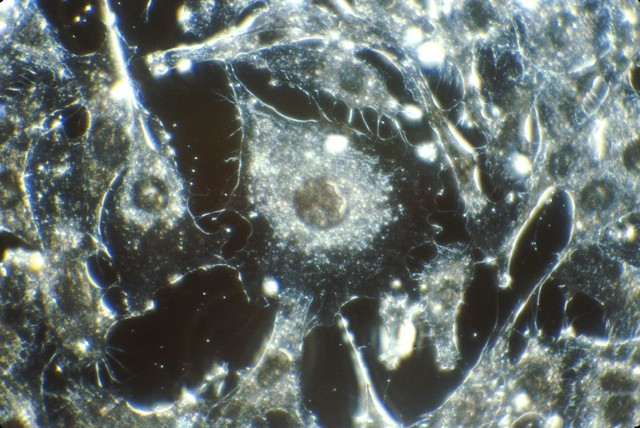
#> input picture benchmarks/real_image/assets/nci_cancer_cells_public_domain_640.jpg, 640 x 428 px
$ python global_near_duplicate.py ../../benchmarks/real_image/assets
#> lines starting #> are read from the running program, lines starting #| are printed output that depends on the picture
### detectors/image/image_io.py
"""Image loading helpers for biomedical detector inputs."""

from __future__ import annotations

from typing import Any


HIGH_BIT_DEPTH_MODES = {"I;16", "I;16B", "I;16L", "I;16N", "I", "F"}
DEFAULT_MAX_FRAMES = 64


def normalized_rgb_frame(img: Any) -> Any:
    """Return an 8-bit RGB image while preserving contrast for the current frame."""
    if img.mode in HIGH_BIT_DEPTH_MODES:
        from PIL import Image

        try:
            import numpy as np
        except Exception:  # noqa: BLE001 - keep a conservative fallback if runtime deps are incomplete.
            gray = img.convert("F")
            low, high = gray.getextrema()
            if high is None or low is None or high <= low:
                return Image.new("RGB", img.size, (0, 0, 0))
            from PIL import ImageMath

            scale = 255.0 / (high - low)
            eval_image_math = ImageMath.unsafe_eval if hasattr(ImageMath, "unsafe_eval") else ImageMath.eval
            scaled = eval_image_math('convert((a - low) * scale, "L")', a=gray, low=low, scale=scale)
            return scaled.convert("L").convert("RGB")

        array = np.asarray(img.convert("F"), dtype=np.float32)
        finite = array[np.isfinite(array)]
        if finite.size == 0:
            return Image.new("RGB", img.size, (0, 0, 0))
        low, high = np.percentile(finite, [1, 99])
        if high <= low:
            low = float(finite.min())
            high = float(finite.max())
        if high <= low:
            return Image.new("RGB", img.size, (0, 0, 0))
        scaled = np.clip((array - low) * (255.0 / (high - low)), 0, 255).astype(np.uint8)
        return Image.fromarray(scaled, mode="L").convert("RGB")
    return img.convert("RGB")


def normalized_rgb(img: Any) -> Any:
    """Return an 8-bit RGB image from the first frame while preserving contrast."""
    try:
        img.seek(0)
    except Exception:  # noqa: BLE001 - single-frame images do not support seek.
        pass
    return normalized_rgb_frame(img)


def normalized_frame_inventory(
    img: Any,
    max_frames: int = DEFAULT_MAX_FRAMES,
) -> tuple[list[tuple[str, Any]], int, bool]:
    """Return normalized frames plus total/truncation metadata.

    The frame label is empty for single-frame files and ``#frameNNNN`` for
    multi-frame files so downstream detectors can keep frame-level provenance.
    """

    try:
        from PIL import ImageSequence
    except Exception:  # noqa: BLE001 - Pillow always provides this in normal installs.
        return [("", normalized_rgb(img))], 1, False

    n_frames = int(getattr(img, "n_frames", 1) or 1)
    if n_frames <= 1:
        return [("", normalized_rgb(img))], n_frames, False

    frames: list[tuple[str, Any]] = []
    for idx, frame in enumerate(ImageSequence.Iterator(img)):
        if idx >= max_frames:
            break
        frames.append((f"#frame{idx:04d}", normalized_rgb_frame(frame.copy())))
    return frames, n_frames, n_frames > len(frames)


# [4 lines left out: function iter_normalized_frames, not called in this run]

### detectors/image/global_near_duplicate.py
#!/usr/bin/env python3
"""Global image near-duplicate detector using multiple hashes and D4 transforms."""

from __future__ import annotations

import argparse
import json
import math
from pathlib import Path
from typing import Any

ROOT = Path(__file__).resolve().parents[2]

from detectors.image.image_io import DEFAULT_MAX_FRAMES, normalized_frame_inventory


IMAGE_EXTS = {".png", ".jpg", ".jpeg", ".tif", ".tiff", ".bmp", ".webp"}
TRANSFORMS = {
    "identity": None,
    "rot90": "ROTATE_90",
    "rot180": "ROTATE_180",
    "rot270": "ROTATE_270",
    "flip_h": "FLIP_LEFT_RIGHT",
    "flip_v": "FLIP_TOP_BOTTOM",
    "transpose": "TRANSPOSE",
    "transverse": "TRANSVERSE",
}
MIN_INFORMATION_STDDEV = 1.0
MIN_INFORMATION_ENTROPY = 0.25
MIN_HASH_METHOD_AGREEMENT = 2


def hamming(left: int, right: int) -> int:
    return bin(left ^ right).count("1")


def average_hash(img: Any, hash_size: int = 8) -> int:
    small = img.convert("L").resize((hash_size, hash_size))
    pixels = list(small.tobytes())
    avg = sum(pixels) / len(pixels)
    bits = 0
    for idx, value in enumerate(pixels):
        if value >= avg:
            bits |= 1 << idx
    return bits


def difference_hash(img: Any, hash_size: int = 8) -> int:
    small = img.convert("L").resize((hash_size + 1, hash_size))
    pixels = list(small.tobytes())
    bits = 0
    for y in range(hash_size):
        row = pixels[y * (hash_size + 1):(y + 1) * (hash_size + 1)]
        for x in range(hash_size):
            if row[x] > row[x + 1]:
                bits |= 1 << (y * hash_size + x)
    return bits


def dct_1d(values: list[float]) -> list[float]:
    n = len(values)
    result = []
    factor = math.pi / n
    for k in range(n):
        total = 0.0
        for i, value in enumerate(values):
            total += value * math.cos((i + 0.5) * k * factor)
        result.append(total)
    return result


def perceptual_hash(img: Any, hash_size: int = 8, highfreq_factor: int = 4) -> int:
    size = hash_size * highfreq_factor
    small = img.convert("L").resize((size, size))
    pixels = list(small.tobytes())
    rows = [dct_1d([float(v) for v in pixels[y * size:(y + 1) * size]]) for y in range(size)]
    coeffs = []
    for x in range(size):
        col = dct_1d([rows[y][x] for y in range(size)])
        coeffs.append(col)
    low = []
    for y in range(hash_size):
        for x in range(hash_size):
            if x == 0 and y == 0:
                continue
            low.append(coeffs[x][y])
    median = sorted(low)[len(low) // 2]
    bits = 0
    for idx, value in enumerate(low):
        if value >= median:
            bits |= 1 << idx
    return bits


def hash_bundle(img: Any, hash_size: int) -> dict[str, int]:
    return {
        "average_hash": average_hash(img, hash_size),
        "difference_hash": difference_hash(img, hash_size),
        "perceptual_hash": perceptual_hash(img, hash_size),
    }


def information_profile(img: Any) -> dict[str, Any]:
    from PIL import ImageStat

    gray = img.convert("L")
    if max(gray.size) > 512:
        gray.thumbnail((512, 512))
    stddev = float(ImageStat.Stat(gray).stddev[0])
    entropy = float(gray.entropy())
    low_information = stddev < MIN_INFORMATION_STDDEV and entropy < MIN_INFORMATION_ENTROPY
    return {
        "luminance_stddev": round(stddev, 4),
        "luminance_entropy": round(entropy, 4),
        "low_information": low_information,
    }


def transformed(img: Any, transform_name: str) -> Any:
    if transform_name == "identity":
        return img.copy()
    from PIL import Image

    transpose_name = TRANSFORMS[transform_name]
    assert transpose_name is not None
    return img.transpose(getattr(Image.Transpose, transpose_name))


def collect_images(root: Path) -> list[Path]:
    return [
        path for path in sorted(root.rglob("*"))
        if not path.is_symlink() and path.is_file() and path.suffix.lower() in IMAGE_EXTS
    ]


def connected_components(nodes: list[str], edges: list[dict[str, Any]]) -> list[list[str]]:
    adjacency: dict[str, set[str]] = {node: set() for node in nodes}
    for edge in edges:
        adjacency[edge["left"]].add(edge["right"])
        adjacency[edge["right"]].add(edge["left"])

    components: list[list[str]] = []
    seen: set[str] = set()
    for node in nodes:
        if node in seen or not adjacency[node]:
            continue
        stack = [node]
        component = []
        seen.add(node)
        while stack:
            current = stack.pop()
            component.append(current)
            for neighbor in sorted(adjacency[current]):
                if neighbor not in seen:
                    seen.add(neighbor)
                    stack.append(neighbor)
        components.append(sorted(component))
    return components


def cluster_candidates(edges: list[dict[str, Any]], nodes: list[str], threshold: int) -> list[dict[str, Any]]:
    candidates: list[dict[str, Any]] = []
    for component in connected_components(nodes, edges):
        component_edges = [
            edge for edge in edges
            if edge["left"] in component and edge["right"] in component
        ]
        representative = min(component_edges, key=lambda item: (item["best_hamming_distance"], item["left"], item["right"]))
        candidate_id = f"IMGCLUSTER-{len(candidates) + 1:04d}"
        candidates.append({
            "candidate_id": candidate_id,
            "detector": "image.global_near_duplicate",
            "candidate_type": "image_reuse_cluster",
            "locations": component,
            "evidence": {
                "cluster_id": candidate_id,
                "members": component,
                "edges": component_edges,
                "representative_edge": representative,
                "threshold": threshold,
            },
            "evidence_strength": "candidate",
            "risk_suggestion": "R2_or_R3_pending_context",
            "risk_cap_tags": ["image_similarity_candidate", "global_image_similarity", "image_reuse_cluster"],
            "benign_explanations": [
                "same field or membrane intentionally reused with disclosure",
                "adjacent crop or shared source image",
                "figure assembly placeholder or export artifact",
            ],
            "required_materials": [
                "original image files",
                "acquisition metadata",
                "figure assembly file",
                "sample or lane map",
            ],
            "recommended_action": "Inspect the image cluster against raw images and sample identity before risk escalation.",
            "requires_contextual_calibration": True,
        })
    return candidates


def scan(root: Path, threshold: int, hash_size: int) -> dict[str, Any]:
#> called with threshold = 6, hash_size = 8
    try:
        from PIL import Image
    except ImportError as exc:
        raise SystemExit("Pillow is required: python3 -m pip install pillow") from exc

    image_paths = collect_images(root)
    images: list[dict[str, Any]] = []
    errors: list[dict[str, str]] = []
    frame_limits: list[dict[str, Any]] = []
    for path in image_paths:
        try:
            with Image.open(path) as img:
#> img is the input picture: PIL image 640x428 RGB; mean R, G, B 101.7, 111.2, 108.2
                rel = str(path.relative_to(root))
                frames, total_frames, frames_truncated = normalized_frame_inventory(img)
#> in normalized_frame_inventory, `n_frames = int(getattr(img, "n_frames", 1) or 1)`: n_frames = 1
#> frames = 1 item; total_frames = 1; frames_truncated = False
                if frames_truncated:
                    frame_limits.append({
                        "path": rel,
                        "frames_total": total_frames,
                        "frames_screened": len(frames),
                        "max_frames": DEFAULT_MAX_FRAMES,
                    })
                for frame_label, base in frames:
                    transform_hashes = {
                        name: hash_bundle(transformed(base, name), hash_size)
                        for name in TRANSFORMS
                    }
                    images.append({
                        "path": f"{rel}{frame_label}",
                        "source_file": rel,
                        "frame_label": frame_label or None,
                        "information": information_profile(base),
                        "hashes": transform_hashes,
                    })
#> this loop made 1 pass
#> frame_label on pass 1: ''
#> pass 1, in perceptual_hash, `small = img.convert("L").resize((size, size))`:
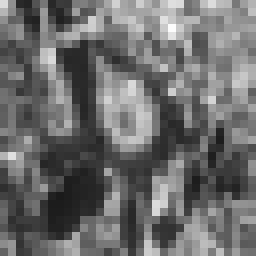
#> small: PIL image 32x32 L (shown 8 times larger); min 26, max 252, mean 108
#> pass 1, in perceptual_hash (call 2), `small = img.convert("L").resize((size, size))`:
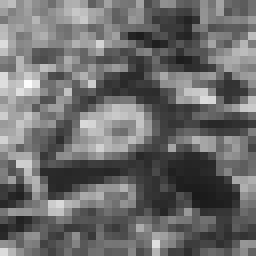
#> small: PIL image 32x32 L (shown 8 times larger); min 26, max 252, mean 108
#> pass 1, in perceptual_hash (call 3), `small = img.convert("L").resize((size, size))`:
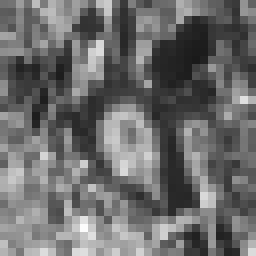
#> small: PIL image 32x32 L (shown 8 times larger); min 26, max 252, mean 108
#> pass 1, in perceptual_hash (call 4), `small = img.convert("L").resize((size, size))`:
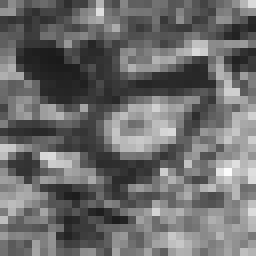
#> small: PIL image 32x32 L (shown 8 times larger); min 26, max 252, mean 108
        except Exception as exc:  # noqa: BLE001 - unreadable files should not abort an audit.
            errors.append({"path": str(path.relative_to(root)), "error": str(exc)})

    edges: list[dict[str, Any]] = []
    low_information_paths = [
        item["path"] for item in images
        if item["information"]["low_information"]
    ]
    comparisons_skipped_low_information = 0
    intra_stack_pairs_skipped = 0
    for i, left in enumerate(images):
        left_hashes = left["hashes"]["identity"]
        for right in images[i + 1:]:
            if left["source_file"] == right["source_file"]:
                intra_stack_pairs_skipped += 1
                continue
            if left["information"]["low_information"] or right["information"]["low_information"]:
                comparisons_skipped_low_information += 1
                continue
            best: dict[str, Any] | None = None
            for transform_name, right_hashes in right["hashes"].items():
                distances = {
                    method: hamming(left_hashes[method], right_hashes[method])
                    for method in left_hashes
                }
                min_method = min(distances, key=lambda method: distances[method])
                score = distances[min_method]
                methods_within_threshold = sorted(
                    method for method, distance in distances.items()
                    if distance <= threshold
                )
                agreement = len(methods_within_threshold)
                if best is None or (agreement, -score) > (best["agreement"], -best["distance"]):
                    best = {
                        "transform": transform_name,
                        "method": min_method,
                        "distance": score,
                        "distances": distances,
                        "agreement": agreement,
                        "methods_within_threshold": methods_within_threshold,
                    }
            if best and best["distance"] <= threshold and best["agreement"] >= MIN_HASH_METHOD_AGREEMENT:
                edges.append({
                    "left": left["path"],
                    "right": right["path"],
                    "best_transform": best["transform"],
                    "best_hash_method": best["method"],
                    "best_hamming_distance": best["distance"],
                    "all_method_distances": best["distances"],
                    "hash_methods_within_threshold": best["methods_within_threshold"],
                })
#> this loop made 1 pass
    candidates = cluster_candidates(edges, [item["path"] for item in images], threshold)
    for record in frame_limits:
        candidates.append({
            "candidate_id": f"IMG-FRAME-LIMIT-{len(candidates) + 1:04d}",
            "detector": "image.global_near_duplicate",
            "candidate_type": "audit_coverage_gap",
            "locations": [record["path"]],
            "finding_type": "multi-frame image screening limit reached",
            "evidence": {
                **record,
                "message": "Only the first configured frames were screened; later frames remain outside automated image coverage.",
            },
            "evidence_strength": "weak_signal",
            "risk_suggestion": "R1_max",
            "risk_cap_tags": ["audit_coverage_gap", "completeness_gap"],
            "benign_explanations": ["The file may be a routine Z-stack, time series, or multi-page acquisition."],
            "required_materials": ["focused frame-range review or an increased frame screening budget"],
            "recommended_action": "Run a focused review of the unscreened frames before treating the stack as fully screened.",
            "requires_contextual_calibration": True,
        })

    return {
        "detector_name": "image.global_near_duplicate",
        "detector_version": "0.5.0",
        "input": {
            "root": str(root),
            "hash_size": hash_size,
            "threshold": threshold,
            "transforms": list(TRANSFORMS),
            "hash_methods": ["average_hash", "difference_hash", "perceptual_hash"],
            "minimum_hash_method_agreement": MIN_HASH_METHOD_AGREEMENT,
            "low_information_gate": {
                "minimum_luminance_stddev": MIN_INFORMATION_STDDEV,
                "minimum_luminance_entropy": MIN_INFORMATION_ENTROPY,
                "rule": "excluded only when both metrics are below threshold",
            },
            "multi_frame_images": "screened_as_frame_level_items",
            "max_frames_per_file": DEFAULT_MAX_FRAMES,
        },
        "images_screened": len(images),
        "low_information_images_excluded": low_information_paths,
        "low_information_image_count": len(low_information_paths),
        "pairwise_comparisons_skipped_low_information": comparisons_skipped_low_information,
        "intra_stack_pairs_skipped": intra_stack_pairs_skipped,
        "frame_screening_limits": frame_limits,
        "pairwise_edges": len(edges),
        "candidates": candidates,
        "errors": errors,
    }


def main() -> int:
    parser = argparse.ArgumentParser(description=__doc__)
    parser.add_argument("image_dir", type=Path)
    parser.add_argument("--threshold", type=int, default=6)
    parser.add_argument("--hash-size", type=int, default=8)
    parser.add_argument("--output", type=Path, default=Path("global_image_candidates.json"))
    args = parser.parse_args()

    root = args.image_dir.expanduser().resolve()
    if not root.exists() or not root.is_dir():
        raise SystemExit(f"Image directory not found: {root}")
    result = scan(root, args.threshold, args.hash_size)
    args.output.write_text(json.dumps(result, indent=2, ensure_ascii=False) + "\n", encoding="utf-8")
    print(json.dumps({
        "output": str(args.output),
        "images_screened": result["images_screened"],
        "candidates": len(result["candidates"]),
        "errors": len(result["errors"]),
    }, indent=2))
#| {
#|   "output": "global_image_candidates.json",
#|   "images_screened": 1,
#|   "candidates": 0,
#|   "errors": 0
#| }
    return 0


if __name__ == "__main__":
    raise SystemExit(main())
#> (the program exits here)
